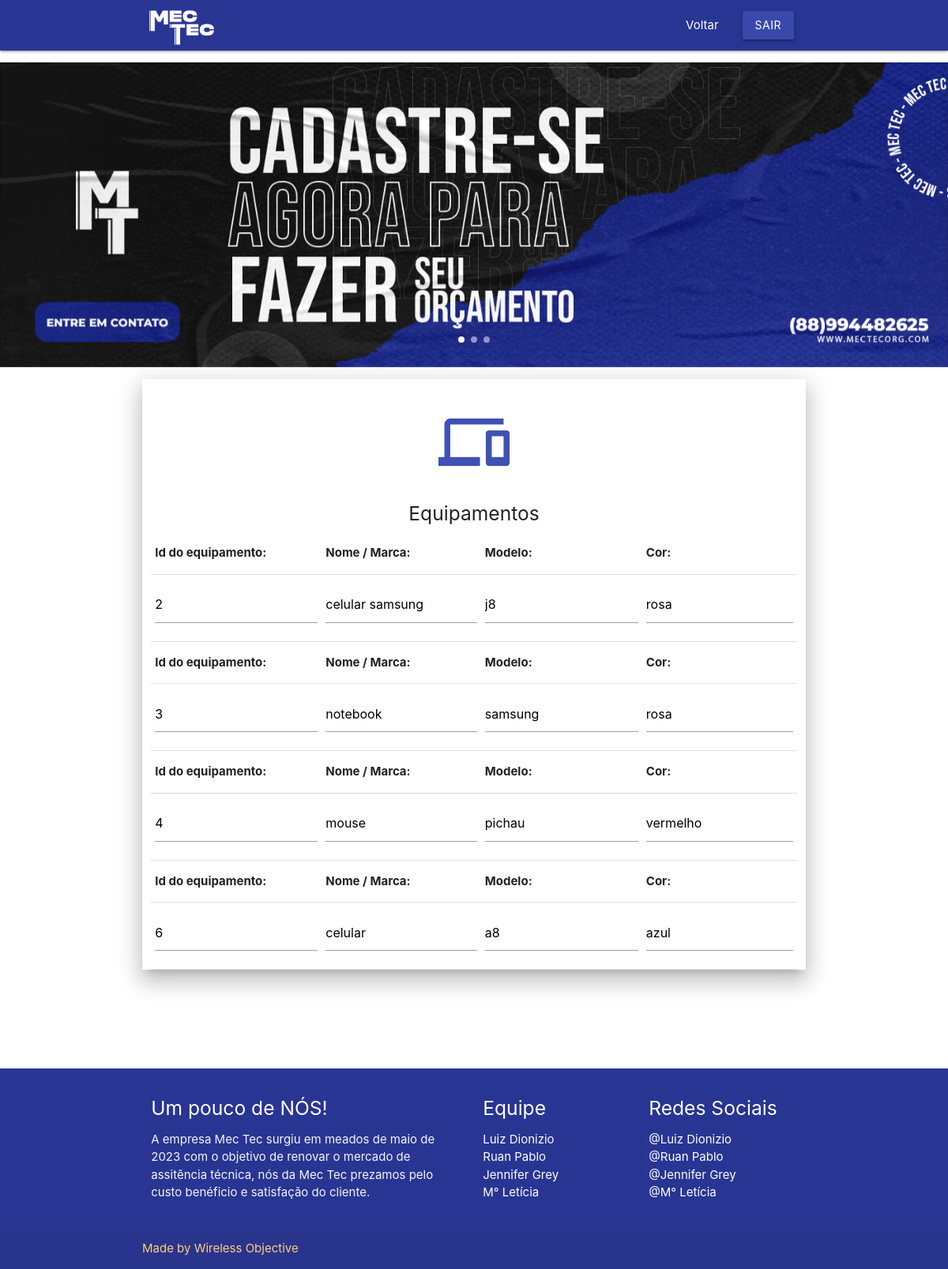
The page /EmpresaMecTec/sistema/AreaCliente/AreaDosEquip/consultarequip.php?id_user=6 (signed in) on the database its author committed.
### tables this page shows
CREATE TABLE `tb_equipamento` (
  `id_equip` int(11) NOT NULL,
  `id_cli` int(7) DEFAULT NULL,
  `nome` varchar(100) NOT NULL,
  `marca` varchar(100) NOT NULL,
  `modelo` varchar(100) NOT NULL,
  `cor` varchar(40) NOT NULL,
  `observacao` varchar(300) NOT NULL
);

### EmpresaMecTec/sistema/AreaCliente/AreaDosEquip/consultarequip.php (the view, shortened to what this page needs)
<?php require_once '../../../conexao.php';
?>
<!DOCTYPE html>
<html lang="en">
<head>
  <link href="css/materialize.css" type="text/css" rel="stylesheet" media="screen,projection"/>
  <link href="css/style.css" type="text/css" rel="stylesheet" media="screen,projection"/>
</head>
<body>
  <nav class="indigo darken-3" role="navigation">
    <div class="nav-wrapper container">
      <a id="logo-container" href="../AreaCliente.php" class="brand-logo"><img src="../../../backgrounds/logoofc.png" style="width:3em;"></a>
          <ul class="right hide-on-med-and-down">
            <li><a href="../AreaCliente.php">Voltar</a></li>
            <li><a class="waves-effect waves-light btn indigo darken-1" onclick="return confirm('Deseja realmente sair?');"href="../../../logout.php">Sair</a></li>
          </ul>
        </div>
    </nav>
  <div class="section no-pad-bot" id="index-banner">
        <div class="carousel carousel-slider center">
            <div class="carousel-item white-text"  href="#one!">
                <a><img src="../../../backgrounds/S1.png"  style="width:150em; " class="responsive-img" alt="" srcset=""></a>
            </div>
            </div>
        </div>
  <div class="container">
    <div class="section">
        <div class="row">
                <form class="col s12 z-depth-4" method="POST" action="cadastroequip.php">
                <h2 class="center light-blue-text " ><i class="large material-icons indigo-text text-darken">devices</i></h2>
                <h5 class="center">Equipamentos</h5>
                <?php
                        $idAlt = $_GET['id_user'];
                        $sql = " SELECT * FROM tb_equipamento WHERE id_cli = '$idAlt'; ";
                        $query = mysqli_query($conn, $sql);
                        if($query){
                            while( $row = mysqli_fetch_array($query, MYSQLI_ASSOC) ){
                    ?>
                    <table border="1">
                          <thead>
                              <tr>
                                  <th> Id do equipamento: </th>
                                  <th> Nome / Marca: </th>
                                  <th> Modelo: </th>
                                  <th> Cor:</th>
                              </tr>
                          </thead>
                          <tbody>
                              <tr>
                                  <td>
                                  <input placeholder="Insira o nome ou a marca do equipamento" type="text" name="marca" readonly="true" value="<?php echo $row['id_equip'];?>">
                                  </td>
                                  <td>
                                  <input placeholder="Insira o nome ou a marca do equipamento" type="text" name="marca" readonly="true" value="<?php echo $row['marca'];?>">
                                  </td>
                                  <td>
                                  <input placeholder="Insira o modelo do equipamento" type="text" name="modelo" readonly="true" value="<?php echo $row['modelo'];?>">
                                  </td>
                                  <td>
                                  <input placeholder="Insira a cor do produto" type="text" name="cor" readonly="true" value="<?php echo $row['cor'];?>">
                                  </td>
                              </tr>
                          </tbody>
                      </table>
                        <?php
                            }
                          }
                        ?>
                </form>
        </div>
      </div>
    </div>
    <br><br>
    <br><br>
<footer class="page-footer indigo darken-3">
    <div class="container">
      <div class="row">
        <div class="col l6 s12">
          <h5 class="white-text">Um pouco de NÓS!</h5>
          <p class="grey-text text-lighten-4">A empresa Mec Tec surgiu em meados de maio de 2023 com o objetivo de renovar o mercado de assitência técnica, nós da Mec Tec prezamos pelo custo benéficio e satisfação do cliente.</p>
        </div>
        <div class="col l3 s12">
          <h5 class="white-text">Equipe</h5>
          <ul>
            <li><a class="white-text" href="">Luiz Dionizio</a></li>
            <li><a class="white-text" href="">Ruan Pablo</a></li>
            <li><a class="white-text" href="">Jennifer Grey</a></li>
            <li><a class="white-text" href="">M° Letícia</a></li>
          </ul>
        </div>
        <div class="col l3 s12">
          <h5 class="white-text">Redes Sociais</h5>
          <ul>
            <li><a class="white-text" href="https://www.instagram.com/luiiz_dionizio/">@Luiz Dionizio</a></li>
            <li><a class="white-text" href="https://www.instagram.com/ruanxyzz7/">@Ruan Pablo</a></li>
            <li><a class="white-text" href="https://www.instagram.com/jenny.vasconcelos/">@Jennifer Grey</a></li>
            <li><a class="white-text" href="https://www.instagram.com/m.leticia_araujo/">@M° Letícia</a></li>
          </ul>
        </div>
      </div>
    </div>
    <div class="footer-copyright">
      <div class="container">
    <a class="orange-text text-lighten-3" href="">Made by Wireless Objective</a>
      </div>
    </div>
  </footer>
  </body>
</html>

### rows shown on the page
tb_equipamento: marca "2", marca "celular samsung", modelo "j8", cor "rosa"
tb_equipamento: marca "3", marca "notebook", modelo "samsung", cor "rosa"
tb_equipamento: marca "4", marca "mouse", modelo "pichau", cor "vermelho"
tb_equipamento: marca "6", marca "celular", modelo "a8", cor "azul"
